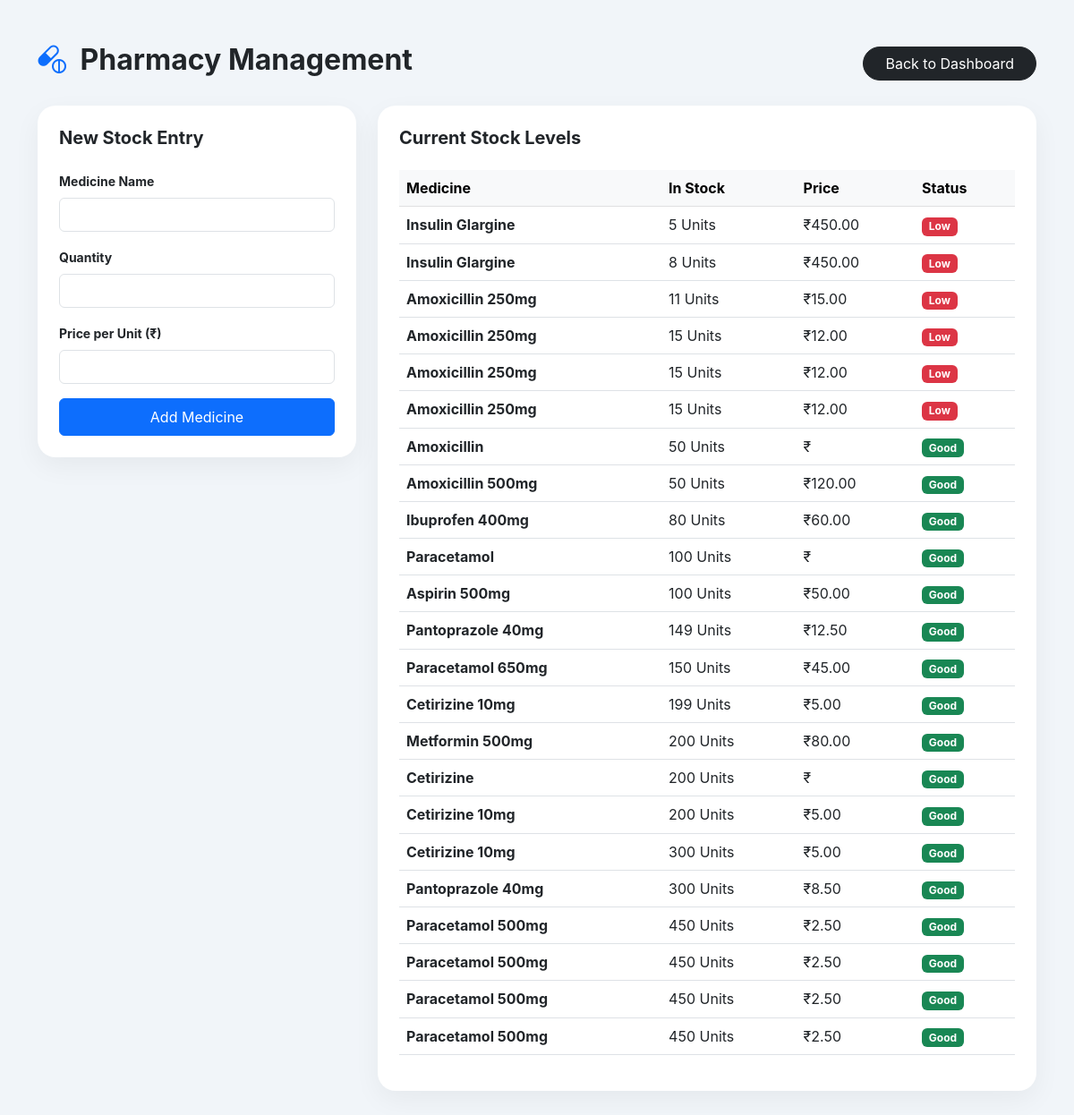
The app's page /inventory.php (signed in) with its own data.
### tables this page shows
CREATE TABLE `medicine` (
  `medicine_id` int(11) NOT NULL,
  `medicine_name` varchar(100) NOT NULL,
  `stock_quantity` int(11) DEFAULT 0,
  `price_per_unit` decimal(10,2) DEFAULT NULL,
  `expiry_date` date DEFAULT NULL
);

### inventory.php (the view, shortened to what this page needs)
<?php
include 'db_connect.php';
$inventory = $conn->query("SELECT * FROM Medicine ORDER BY stock_quantity ASC");
?>
<!DOCTYPE html>
<html lang="en">
<head>
    <link href="https://cdn.jsdelivr.net/npm/bootstrap@5.3.0/dist/css/bootstrap.min.css" rel="stylesheet">
    <link rel="stylesheet" href="https://cdn.jsdelivr.net/npm/bootstrap-icons@1.11.0/font/bootstrap-icons.css">
</head>
<body>
<div class="container py-5">
    <div class="d-flex justify-content-between align-items-center mb-4">
        <h2 class="fw-bold text-dark"><i class="bi bi-capsule-pill text-primary me-2"></i> Pharmacy Management</h2>
        <a href="index.php" class="btn btn-dark rounded-pill px-4">Back to Dashboard</a>
    </div>
    <div class="row g-4">
        <div class="col-md-4">
            <div class="card glass-card p-4">
                <h5 class="fw-bold mb-4">New Stock Entry</h5>
                <form method="POST">
                    <div class="mb-3">
                        <label class="form-label small fw-bold">Medicine Name</label>
                        <input type="text" name="m_name" class="form-control" required>
                    </div>
                    <div class="mb-3">
                        <label class="form-label small fw-bold">Quantity</label>
                        <input type="number" name="m_qty" class="form-control" required>
                    </div>
                    <div class="mb-3">
                        <label class="form-label small fw-bold">Price per Unit (₹)</label>
                        <input type="number" step="0.01" name="m_price" class="form-control" required>
                    </div>
                    <button type="submit" name="add_medicine" class="btn btn-primary w-100 py-2">Add Medicine</button>
                </form>
            </div>
        </div>
        <div class="col-md-8">
            <div class="card glass-card p-4">
                <h5 class="fw-bold mb-4">Current Stock Levels</h5>
                <div class="table-responsive">
                    <table class="table table-hover">
                        <thead class="table-light">
                            <tr>
                                <th>Medicine</th>
                                <th>In Stock</th>
                                <th>Price</th>
                                <th>Status</th>
                            </tr>
                        </thead>
                        <tbody>
                            <?php
                            if ($inventory && $inventory->num_rows > 0) {
                                while($row = $inventory->fetch_assoc()) {
                                    $status = ($row['stock_quantity'] < 50) ? '<span class="badge bg-danger">Low</span>' : '<span class="badge bg-success">Good</span>';
                                    echo "<tr>
                                            <td class='fw-bold'>{$row['medicine_name']}</td>
                                            <td>{$row['stock_quantity']} Units</td>
                                            <td>₹{$row['price_per_unit']}</td>
                                            <td>$status</td>
                                          </tr>";
                                }
                            } else {
                                echo "<tr><td colspan='4' class='text-center text-muted'>No medicines found. Please add some stock.</td></tr>";
                            }
                            ?>
                        </tbody>
                    </table>
                </div>
            </div>
        </div>
    </div>
</div>
</body>
</html>

### inventory.php (style rules this page uses)
body { background: #f1f5f9; font-family: 'Inter', sans-serif; }
.glass-card { background: white; border-radius: 20px; border: none; box-shadow: 0 10px 30px rgba(0,0,0,0.05); }

### records on screen
medicine: medicine_name "Insulin Glargine", stock_quantity "5", price_per_unit "450.00", shows "Low"
medicine: medicine_name "Insulin Glargine", stock_quantity "8", price_per_unit "450.00", shows "Low"
medicine: medicine_name "Amoxicillin 250mg", stock_quantity "11", price_per_unit "15.00", shows "Low"
medicine: medicine_name "Amoxicillin 250mg", stock_quantity "15", price_per_unit "12.00", shows "Low"
medicine: medicine_name "Amoxicillin 250mg", stock_quantity "15", price_per_unit "12.00", shows "Low"
medicine: medicine_name "Amoxicillin 250mg", stock_quantity "15", price_per_unit "12.00", shows "Low"
medicine: medicine_name "Amoxicillin", stock_quantity "50", shows "Good"
medicine: medicine_name "Amoxicillin 500mg", stock_quantity "50", price_per_unit "120.00", shows "Good"
medicine: medicine_name "Ibuprofen 400mg", stock_quantity "80", price_per_unit "60.00", shows "Good"
medicine: medicine_name "Paracetamol", stock_quantity "100", shows "Good"
medicine: medicine_name "Aspirin 500mg", stock_quantity "100", price_per_unit "50.00", shows "Good"
medicine: medicine_name "Pantoprazole 40mg", stock_quantity "149", price_per_unit "12.50", shows "Good"
medicine: medicine_name "Paracetamol 650mg", stock_quantity "150", price_per_unit "45.00", shows "Good"
medicine: medicine_name "Cetirizine 10mg", stock_quantity "199", price_per_unit "5.00", shows "Good"
medicine: medicine_name "Metformin 500mg", stock_quantity "200", price_per_unit "80.00", shows "Good"
medicine: medicine_name "Cetirizine", stock_quantity "200", shows "Good"
medicine: medicine_name "Cetirizine 10mg", stock_quantity "200", price_per_unit "5.00", shows "Good"
medicine: medicine_name "Cetirizine 10mg", stock_quantity "300", price_per_unit "5.00", shows "Good"
medicine: medicine_name "Pantoprazole 40mg", stock_quantity "300", price_per_unit "8.50", shows "Good"
medicine: medicine_name "Paracetamol 500mg", stock_quantity "450", price_per_unit "2.50", shows "Good"
medicine: medicine_name "Paracetamol 500mg", stock_quantity "450", price_per_unit "2.50", shows "Good"
medicine: medicine_name "Paracetamol 500mg", stock_quantity "450", price_per_unit "2.50", shows "Good"
medicine: medicine_name "Paracetamol 500mg", stock_quantity "450", price_per_unit "2.50", shows "Good"
